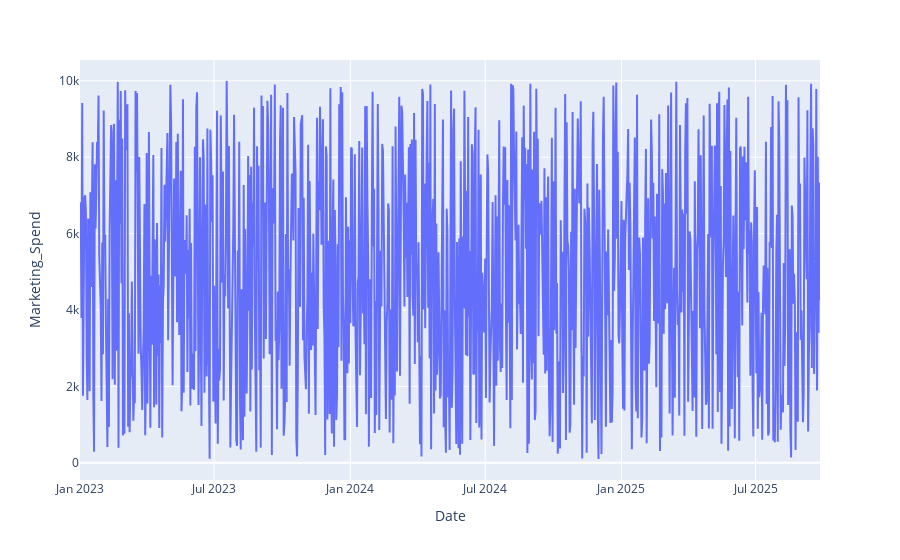

Notebook source saved alongside this figure:
### Markdown cell above
# Marketing Spend ao Longo do Tempo

### Code cell
px.line(data_frame=df, x='Date', y='Marketing_Spend')

### Figure 1 — Plotly figure (JSON) as saved in the notebook; plotly's stock layout.template omitted (floating-point values rounded to 4 significant figures; data arrays with more than 128 entries replaced by an {"elided": "..."} marker saying what was removed)
{"data": [{"hovertemplate": "Date=%{x}<br>Marketing_Spend=%{y}<extra></extra>", "legendgroup": "", "line": {"color": "#636efa", "dash": "solid"}, "marker": {"symbol": "circle"}, "mode": "lines", "name": "", "orientation": "v", "showlegend": false, "type": "scatter", "x": {"elided": "1000 str values"}, "xaxis": "x", "y": {"elided": "1000 float values"}, "yaxis": "y"}], "layout": {"legend": {"tracegroupgap": 0}, "margin": {"t": 60}, "xaxis": {"anchor": "y", "domain": [0, 1], "title": {"text": "Date"}}, "yaxis": {"anchor": "x", "domain": [0, 1], "title": {"text": "Marketing_Spend"}}}}
